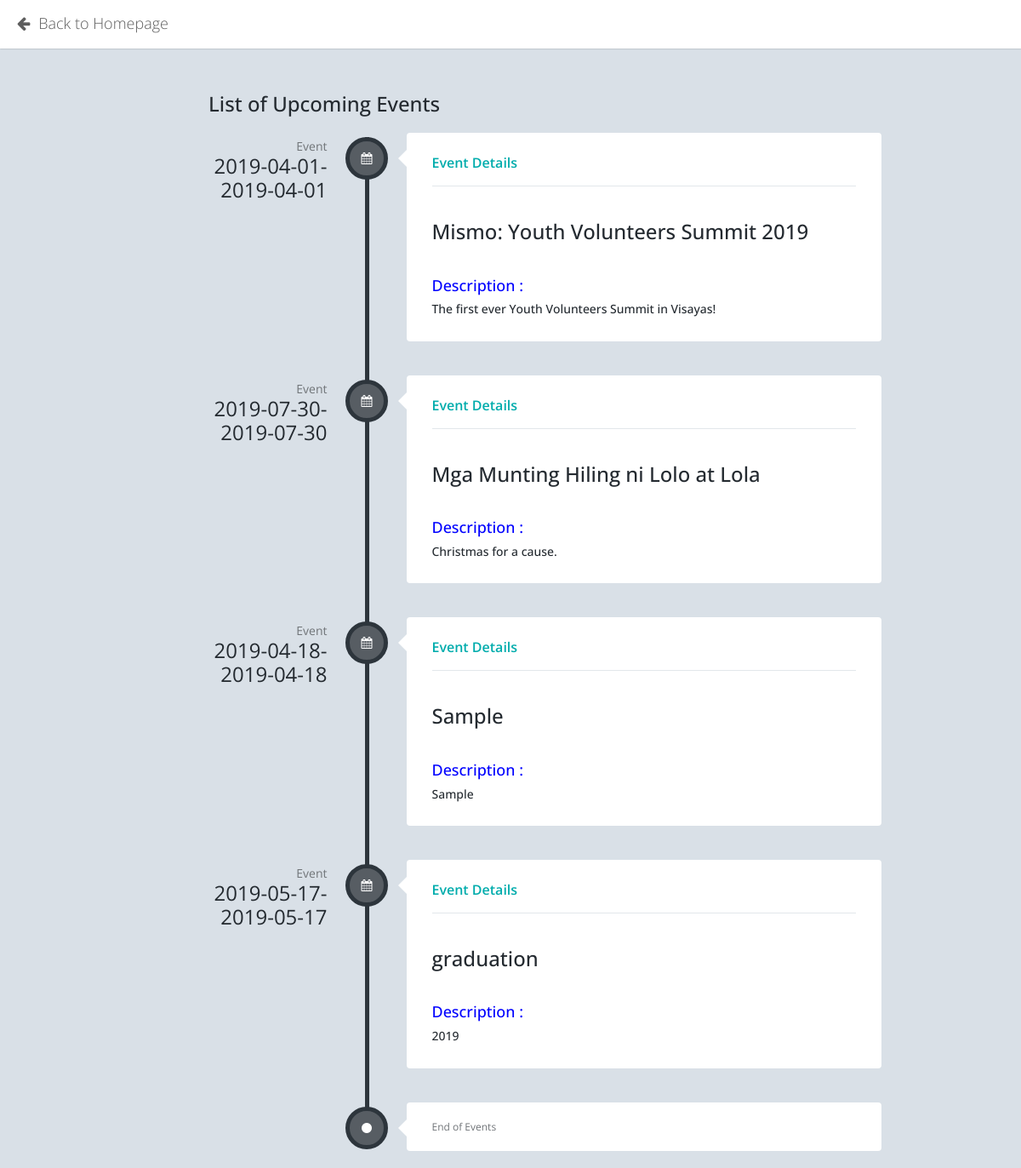
Before: /event_list.php with the older database file.
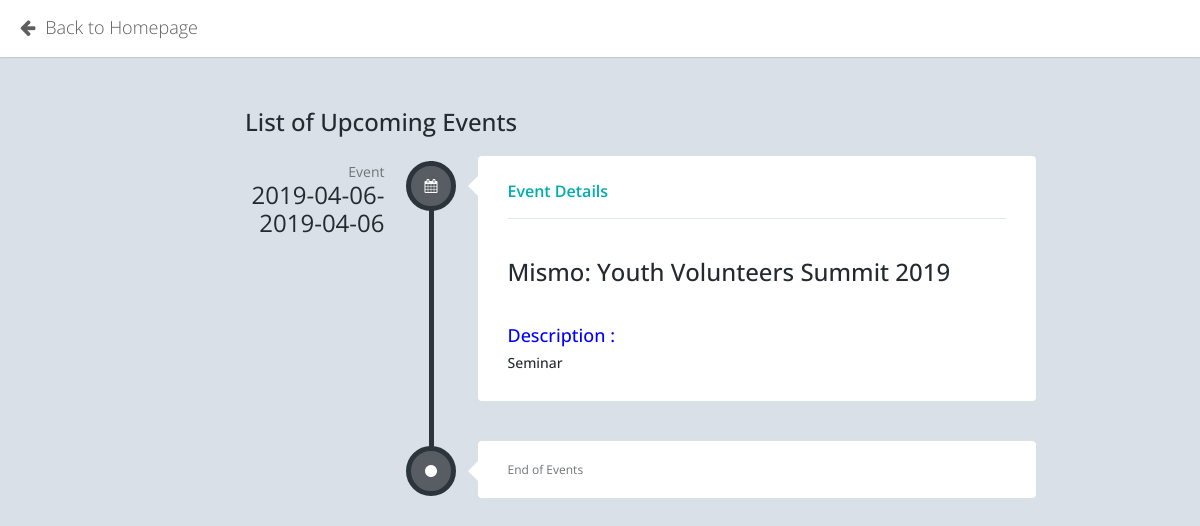
After: the same page with the newer database file.
### tables this page shows
CREATE TABLE `ems_r_event` (
  `re_event_id` int(11) NOT NULL,
  `re_event_name` varchar(50) NOT NULL,
  `re_event_description` varchar(200) NOT NULL,
  `re_event_startdate` date NOT NULL,
  `re_event_enddate` date NOT NULL,
  `re_regfee_mem` decimal(10,2) NOT NULL,
  `re_regfee_nonmem` decimal(10,2) NOT NULL,
  `re_event_status` tinyint(1) NOT NULL DEFAULT '1',
  `re_etype_id` int(11) NOT NULL,
  `re_venue_id` int(11) NOT NULL,
  `re_event_stat` varchar(100) DEFAULT 'Pending'
);

### event_list.php (the view, shortened to what this page needs)
<?php
     include ("dbconnection.php");
?>
<!DOCTYPE html>
<html lang="en">
<head>
	<link href="resources/assets/plugins/jquery-ui/themes/base/minified/jquery-ui.min.css" rel="stylesheet" />
	<link href="resources/assets/plugins/bootstrap/css/bootstrap.min.css" rel="stylesheet" />
	<link href="resources/assets/plugins/font-awesome/css/font-awesome.min.css" rel="stylesheet" />
	<link href="resources/assets/css/animate.min.css" rel="stylesheet" />
	<link href="resources/assets/css/style.min.css" rel="stylesheet" />
	<link href="resources/assets/css/style-responsive.min.css" rel="stylesheet" />
	<link href="resources/assets/css/theme/default.css" rel="stylesheet" id="theme" />
	<link href="resources/assets/plugins/jquery-jvectormap/jquery-jvectormap-1.2.2.css" rel="stylesheet" />
	<link href="resources/assets/plugins/bootstrap-datepicker/css/datepicker.css" rel="stylesheet" />
	<link href="resources/assets/plugins/bootstrap-datepicker/css/datepicker3.css" rel="stylesheet" />
    <link href="resources/assets/plugins/gritter/css/jquery.gritter.css" rel="stylesheet" />
</head>
<body>
		<div id="header" class="header navbar navbar-default navbar-fixed-top">
			<div class="container-fluid">
					<a href="homepage.php" class="navbar-brand" style="margin-bottom: 3px">
						<i class="fa fa-arrow-left" style="margin-right: 5px"></i>
						<span> Back to Homepage </span>
                    </a>
				</div>
			</div>
	<div id="page-container" class="fade page-sidebar-fixed page-header-fixed">
		<div id="content" class="content">
			<br><br>
			<h1 class="page-header">List of Upcoming Events</h1>
			<ul class="timeline">
                 <?php
                                        $view_query = mysqli_query($connection,"SELECT * FROM `ems_r_event` where re_event_stat  = 'Pending'");
                                        while($row = mysqli_fetch_assoc($view_query))
                                {
                                    $name = $row["re_event_name"];
                                    $desc = $row["re_event_description"];
                                    $sdate = $row["re_event_startdate"];
                                    $edate = $row["re_event_enddate"];
                        ?>
			    <li>
			        <div class="timeline-time">
			            <span class="date">Event</span>
			            <span class="time"><?php echo $sdate; ?>-<?php echo $edate; ?></span>
			        </div>
			        <div class="timeline-icon">
			            <a href="javascript:;"><i class="fa fa-calendar"></i></a>
			        </div>
			        <div class="timeline-body">
			            <div class="timeline-header">
			                <span class="username"><a href="javascript:;">Event Details</a> <small></small></span>
			            </div>
			            <div class="timeline-content">
                            <h3><?php echo $name; ?></h3><br>
                            <h4 style="color : blue;">Description :</h4>
                            <h5><?php echo $desc; ?></h5>
			            </div>
			        </div>
			    </li>
                  <?php
                                                 }
                                            ?>
			    <li>
			        <div class="timeline-icon">
			            <a href="javascript:;"><i class="fa fa-circle"></i></a>
			        </div>
			        <div class="timeline-body">
			        	End of Events
			        </div>
			    </li>
			</ul>
		</div>
	</div>
</body>
</html>

Changed rows visible on the page:
removed ems_r_event: re_event_startdate "2019-04-01", re_event_enddate "2019-04-01", re_event_name "Mismo: Youth Volunteers Summit 2019", re_event_description "The first ever Youth Volunteers Summit in Visayas!"
removed ems_r_event: re_event_startdate "2019-07-30", re_event_enddate "2019-07-30", re_event_name "Mga Munting Hiling ni Lolo at Lola", re_event_description "Christmas for a cause."
removed ems_r_event: re_event_startdate "2019-04-18", re_event_enddate "2019-04-18", re_event_name "Sample", re_event_description "Sample"
removed ems_r_event: re_event_startdate "2019-05-17", re_event_enddate "2019-05-17", re_event_name "graduation", re_event_description "2019"
added ems_r_event: re_event_startdate "2019-04-06", re_event_enddate "2019-04-06", re_event_name "Mismo: Youth Volunteers Summit 2019", re_event_description "Seminar"
